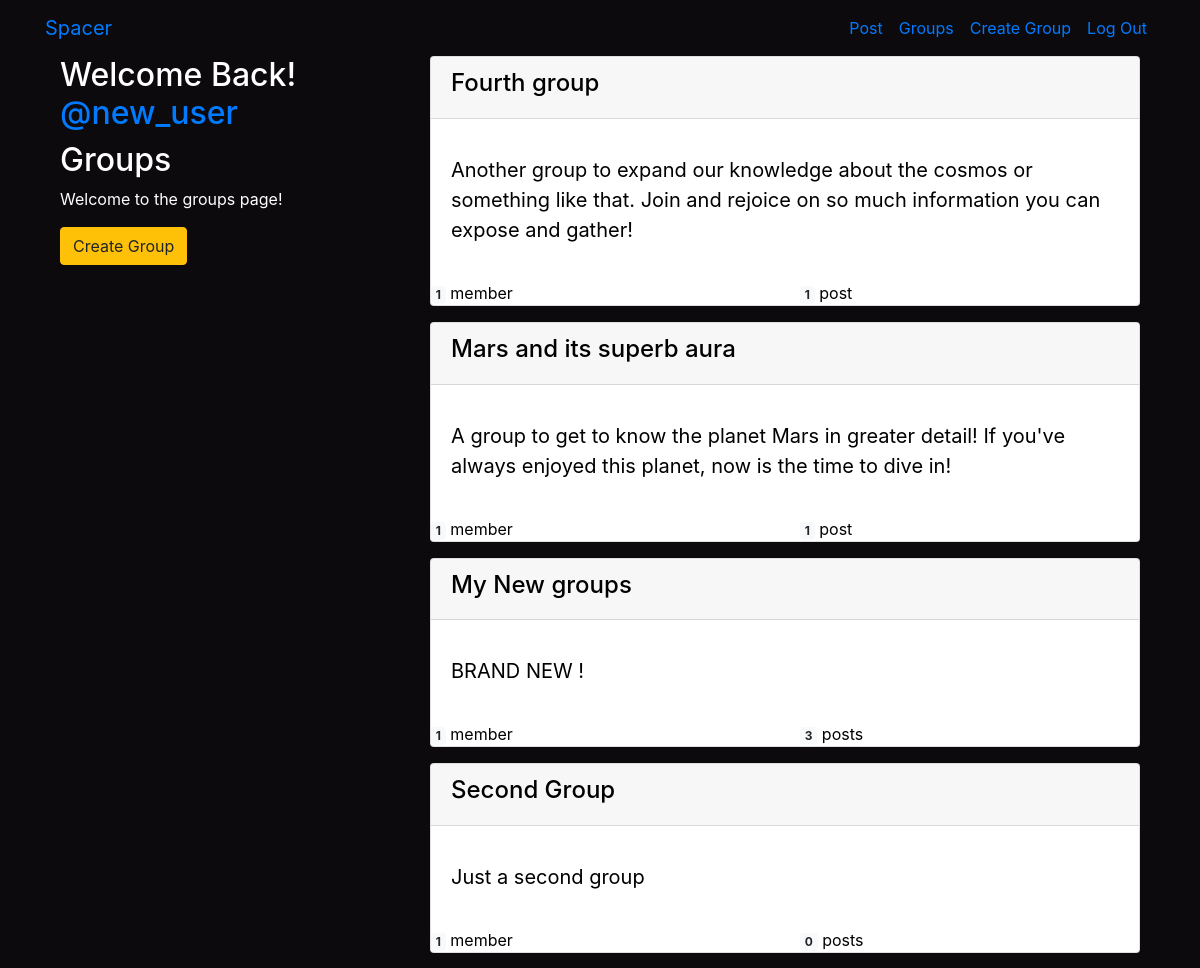
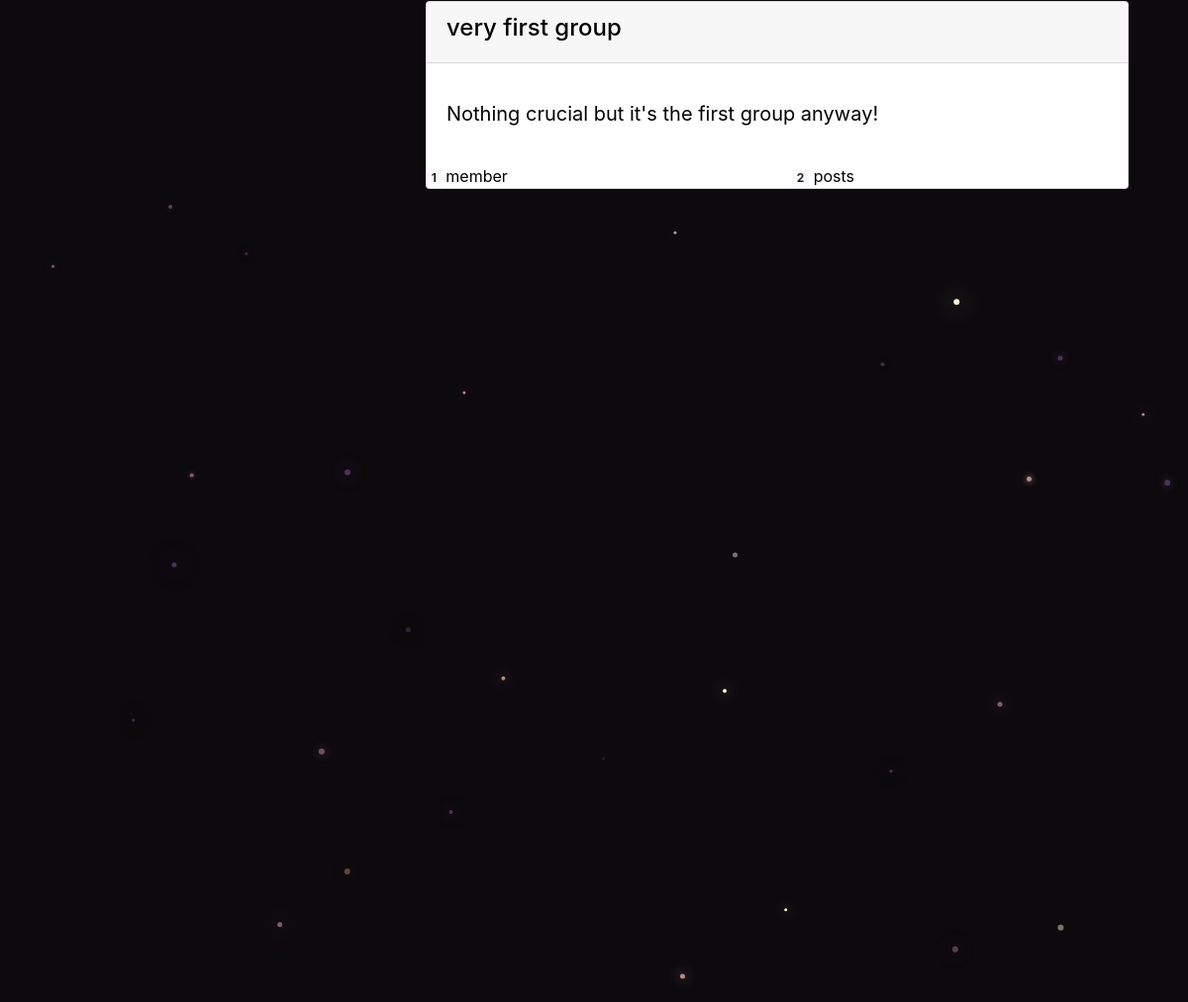
The app's page /groups/ (signed in) with its own data (2 pictures, top to bottom).
### groups/models.py (models this page shows, shortened)
class Group(models.Model):
    name = models.CharField(max_length=100, unique=True, validators=[validate_slug])
    slug = models.SlugField(allow_unicode=True, unique=True)
    description = models.TextField(max_length=500, blank=True, default='', validators=[validate_slug])
    description_html = models.TextField(max_length=500, editable=False, default='', blank=True, validators=[validate_slug])
    members = models.ManyToManyField(User, through='GroupMember')
    class Meta:
        ordering = ['name']

### groups/views.py (the view)
# urls.py: path('', views.ListGroups.as_view(), name='all'),
class ListGroups(generic.ListView):
    model = Group

### groups/templates/groups/group_list.html
{% extends "groups/group_base.html" %}
{% block pregroup %}
<div class="row">
    <div class="col-md-4">
        <div class="content">
            {% if user.is_authenticated %}
            <h2>Welcome Back!
                <a href="{% url 'posts:for_user' username=user.username %}">@{{user.username}}</a>
            </h2>
            {% endif %}
            <h2>Groups</h2>
            <p>Welcome to the groups page!</p>
        </div>
        {% if user.is_authenticated %}
        <a href="{% url 'groups:create' %}" class="btn btn-ld btn-fill btn-warning">Create Group</a>
        {% endif %}
    </div>
    <div class="col-md-8">
        {% for group in group_list %}
        <a href="{% url 'groups:single' slug=group.slug %}">
            <div class="card">
                <div class="card-header">
                    <h4>{{group.name|safe}}</h4>
                </div>
                <div class="card-body">
                    <blockquote class="blockquote mb-0">
                        <p>{{group.description_html|safe|truncatechars:200}}</p>
                    </blockquote>
                </div>
                <div class="row">
                    <div class="col-sm-6">
                        <span class="badge badge-light">{{group.members.count}}</span>
                        member{{group.members.count|pluralize}}
                    </div>
                    <div class="col-sm-6">
                        <span class="badge badge-light">{{group.posts.count}}</span> post{{group.posts.count|pluralize}}
                    </div>
                </div>
            </div>
        </a>
        {% empty %}
        <p>No group was created!</p>
        {% endfor %}
    </div>
</div>
{% endblock %}

### static/Spacer/css/master.css (style rules this page uses)
body { margin: 0; background-color: #0d0a0e; color: white; }
.card { color: black; margin-bottom: 1em; }

### records on screen
Group: name "Fourth group", description_html "Another group to expand our knowledge about the cosmos or something like that. Join and rejoice on so much information you can expose and gather!", members.count "1", posts.count "1"
Group: name "Mars and its superb aura", description_html "A group to get to know the planet Mars in greater detail! If you've always enjoyed this planet, now is the time to dive in!", members.count "1", posts.count "1"
Group: name "My New groups", description_html "BRAND NEW !", members.count "1", posts.count "3"
Group: name "Second Group", description_html "Just a second group", members.count "1", posts.count "0"
Group: name "very first group", description_html "Nothing crucial but it's the first group anyway!", members.count "1", posts.count "2"

### other values on screen
{{ user.username }} "new_user"
